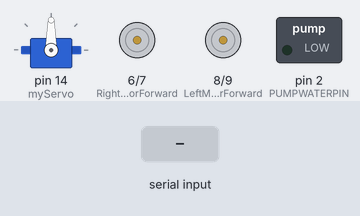
Bench run of a sketch on a simulated Arduino Uno, built with avr-gcc and run on an emulated ATmega328P. Parts: servo, motor-driver pin pairs drawn as motors (green arrow = first pin HIGH = forward, orange = second pin HIGH = backward, longer = more drive), switched loads named in the sketch (green lamp = pin HIGH). The test bench sets the inputs (shaded band).

Above: at 1.2 s.
1.3 s: "M" received over Serial
At 2.0 s:
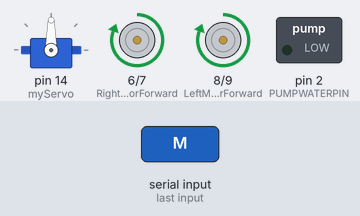
2.8 s: "B" received over Serial
At 3.1 s:
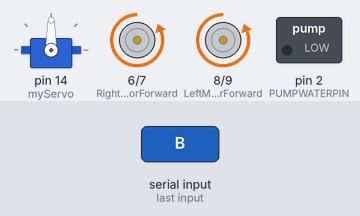
4.3 s: "L" received over Serial
At 5.5 s:
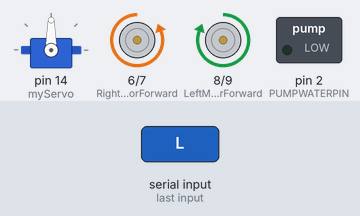
5.8 s: "R" received over Serial
At 6.6 s:
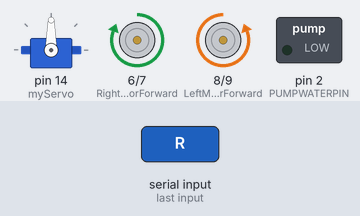
7.3 s: "S" received over Serial
At 7.7 s:
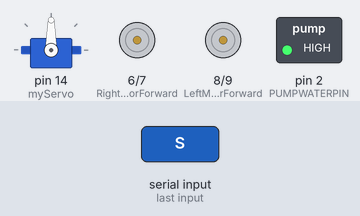
Timing chart, 0 to 9.8 s (numbered marks = the images above; inputs shaded):
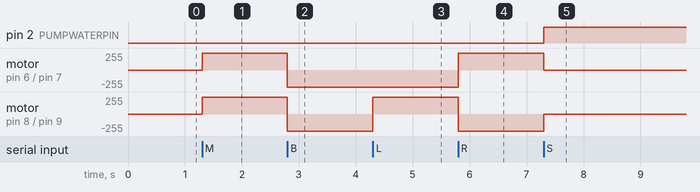

Measured:
- after the input at 1.3 s, motor on pin 6 (RightMotorForward) / pin 7 (RightMotorBackward), motor on pin 8 (LeftMotorForward) / pin 9 (LeftMotorBackward): stopped → forward 255/255 at once
- after the input at 2.8 s, motor on pin 6 (RightMotorForward) / pin 7 (RightMotorBackward), motor on pin 8 (LeftMotorForward) / pin 9 (LeftMotorBackward): forward 255/255 → backward 255/255 at once
- after the input at 4.3 s, motor on pin 8 (LeftMotorForward) / pin 9 (LeftMotorBackward): backward 255/255 → forward 255/255 at once
- after the input at 5.8 s, motor on pin 6 (RightMotorForward) / pin 7 (RightMotorBackward): backward 255/255 → forward 255/255 at once; motor on pin 8 (LeftMotorForward) / pin 9 (LeftMotorBackward): forward 255/255 → backward 255/255 at once
- after the input at 7.3 s, pin 2 (PUMPWATERPIN): LOW → HIGH at once; motor on pin 6 (RightMotorForward) / pin 7 (RightMotorBackward): forward 255/255 → stopped at once; motor on pin 8 (LeftMotorForward) / pin 9 (LeftMotorBackward): backward 255/255 → stopped at once

The sketch:

feb14a_CAR.ino
```cpp
#include <Servo.h> //the library which helps us to control the servo motor

char incomingByte = 0;
//Headlight LED
int PUMPWATERPIN = 2;
//drive motor/shield parameters

//Motor A
const int RightMotorForward = 6;    // IN1
const int RightMotorBackward = 7;   // IN2

//Motor B
const int LeftMotorForward = 8;     // IN3
const int LeftMotorBackward = 9;    // IN4


int LmotorSpeed = 255/2; //set motor speed to max speed
int RmotorSpeed = 255/2; //set motor speed to max speed

//define the servo name
Servo myServo;
void setup()
{
  // initialize serial communication:
  Serial.begin(9600);
  // initialize the LED pins:
  for (int thisPin = 2; thisPin < 7;  thisPin++)
  {

  //motor output
    pinMode(PUMPWATERPIN,OUTPUT);
    pinMode(RightMotorForward, OUTPUT);
    pinMode(LeftMotorForward, OUTPUT);
    pinMode(LeftMotorBackward, OUTPUT);
    pinMode(RightMotorBackward, OUTPUT);

    Serial.begin(9600);
     //define the servo input pins
    myServo.attach(14); //A0

  }
}

void loop()
{
  // read the sensor:
  if (Serial.available() > 0)

 {
    int inByte = Serial.read();

    switch (inByte)
    {
      case 'M':
        // This is forwardR
       digitalWrite(PUMPWATERPIN, LOW);


       digitalWrite(RightMotorForward, HIGH);    //M
       digitalWrite(RightMotorBackward, LOW);

       digitalWrite(LeftMotorForward, HIGH);
       digitalWrite(LeftMotorBackward, LOW);

      break;

      case 'B':

       digitalWrite(PUMPWATERPIN, LOW);

       // This is forward


       digitalWrite(RightMotorForward, LOW);    //M
       digitalWrite(RightMotorBackward, HIGH);

       digitalWrite(LeftMotorForward, LOW);
       digitalWrite(LeftMotorBackward, HIGH);

      break;

      case 'L':
        digitalWrite(PUMPWATERPIN, LOW);

        // This is forwardR


       digitalWrite(RightMotorForward, LOW);    //M
       digitalWrite(RightMotorBackward, HIGH);

       digitalWrite(LeftMotorForward, HIGH);
       digitalWrite(LeftMotorBackward, LOW);

      break;

      case 'R':
       digitalWrite(PUMPWATERPIN, LOW);

        // This is RightR


       digitalWrite(RightMotorForward, HIGH);    //M
       digitalWrite(RightMotorBackward, LOW);

       digitalWrite(LeftMotorForward, LOW);
       digitalWrite(LeftMotorBackward, HIGH);

      break;

      case 'S':
       digitalWrite(PUMPWATERPIN, HIGH);

        // This is RightR


       digitalWrite(RightMotorForward, LOW);    //M
       digitalWrite(RightMotorBackward, LOW);

       digitalWrite(LeftMotorForward, LOW);
       digitalWrite(LeftMotorBackward, LOW);
        delay(4000);
      break;

      }
    }
}
```
